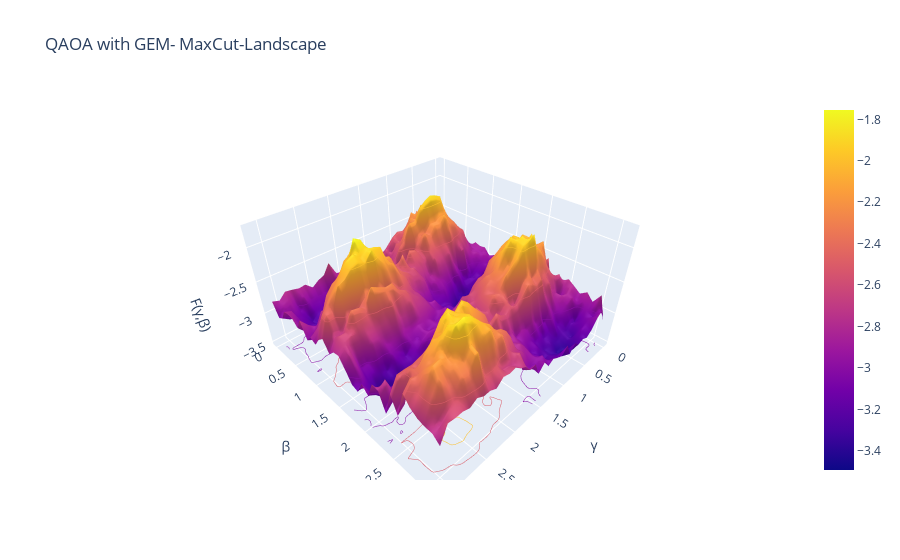

Notebook code for this chart:
### Code cell
# Plot landscape in 3D 
fig = go.Figure(data=go.Surface(z=landscape, x=a_gamma, y=b_beta))

fig.update_traces(contours_z=dict(show=True, usecolormap=True, highlightcolor='limegreen', project_z=True))


fig.update_layout(title="QAOA with GEM- MaxCut-Landscape", scene=dict(
    xaxis_title="γ",
    yaxis_title="β",
    zaxis_title="F(γ,β)"
))

### Figure 1 — Plotly figure (JSON) as saved in the notebook; plotly's stock layout.template omitted (floating-point values rounded to 4 significant figures; data arrays with more than 128 entries replaced by an {"elided": "..."} marker saying what was removed)
{"data": [{"contours": {"z": {"highlightcolor": "limegreen", "project": {"z": true}, "show": true, "usecolormap": true}}, "type": "surface", "x": {"elided": "32x32 float values"}, "y": {"elided": "32x32 float values"}, "z": {"elided": "32x32 float values"}}], "layout": {"scene": {"xaxis": {"title": {"text": "γ"}}, "yaxis": {"title": {"text": "β"}}, "zaxis": {"title": {"text": "F(γ,β)"}}}, "title": {"text": "QAOA with GEM- MaxCut-Landscape"}}}
